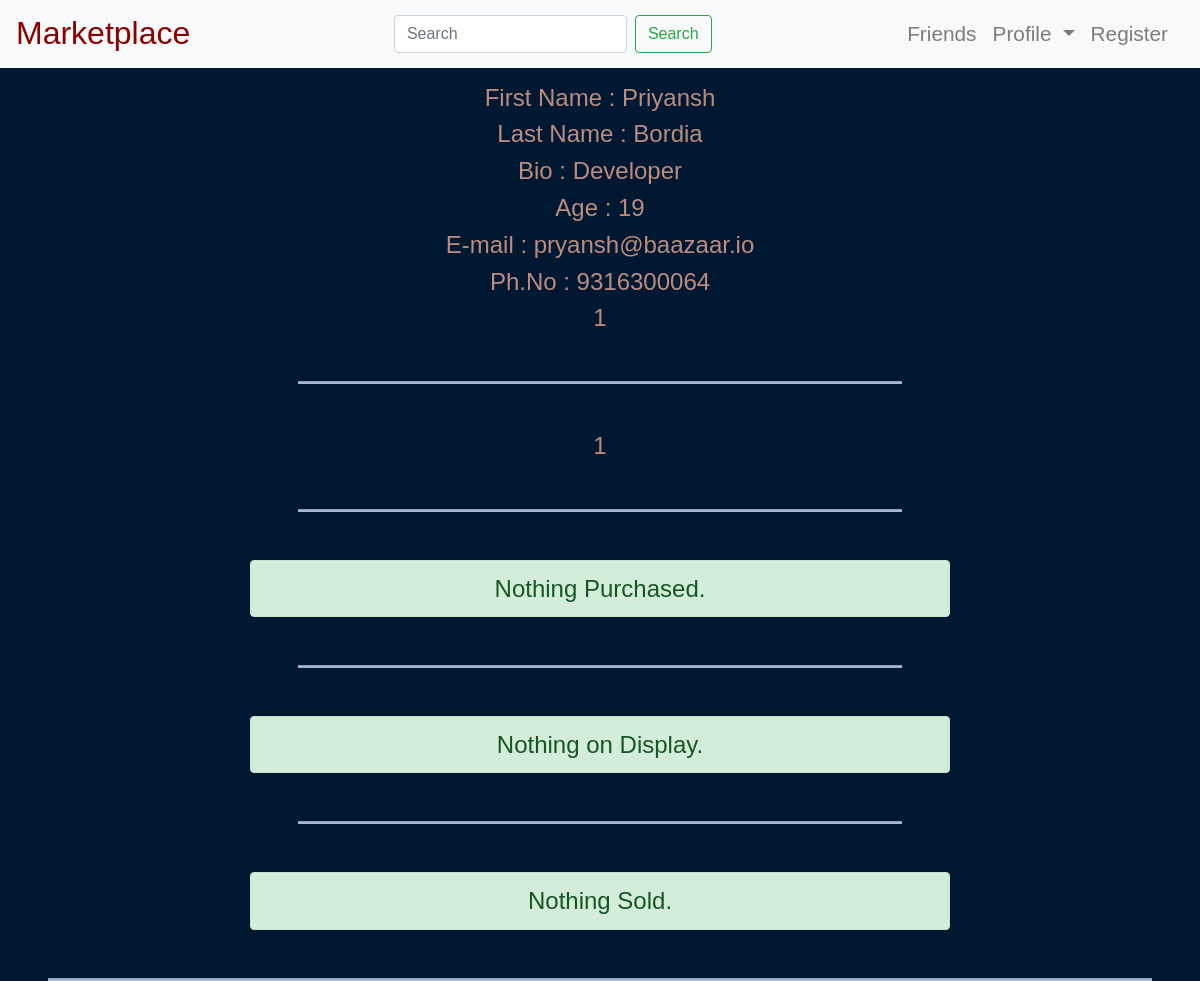
The app's page /person/3, older data.
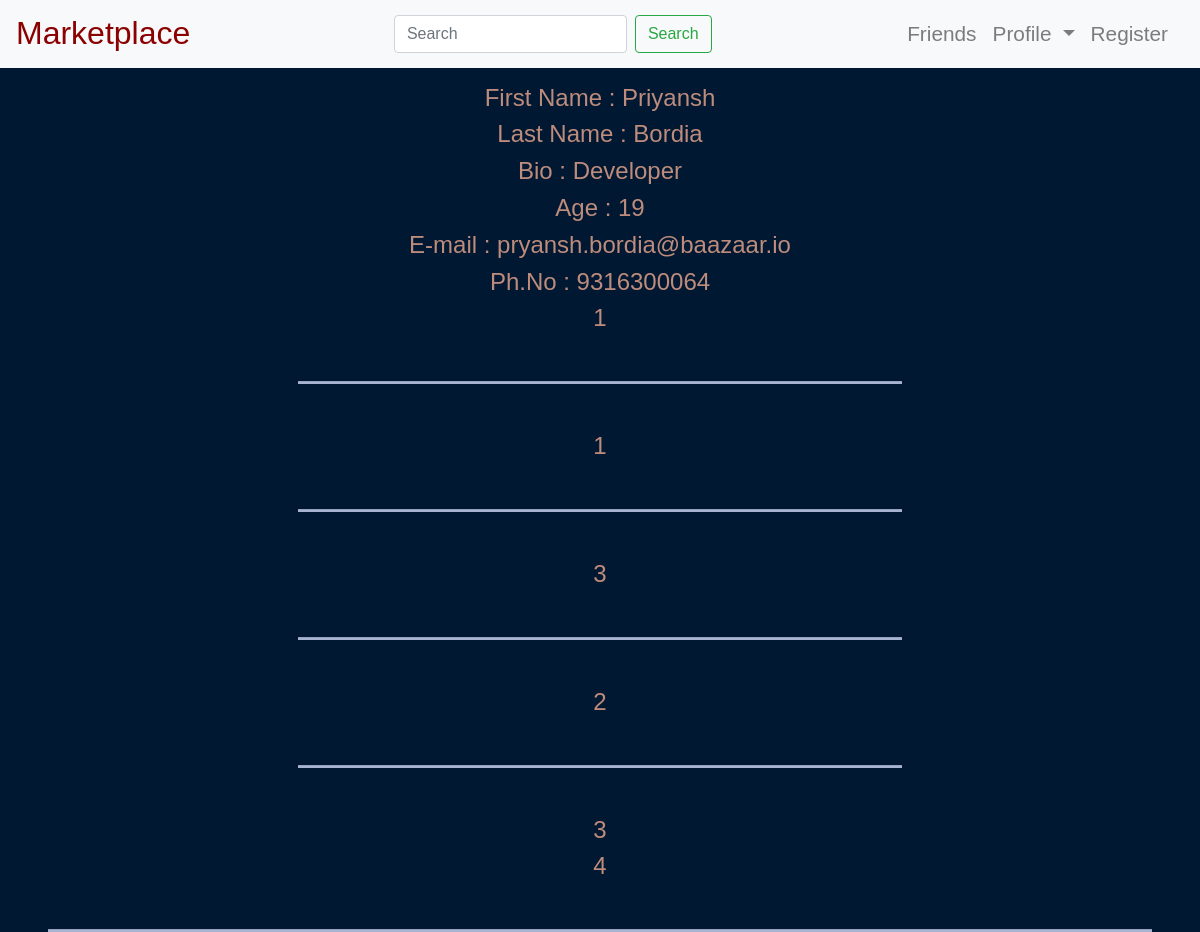
The same page, newer data.
### circle/models.py (models this page shows, shortened)
class Person(models.Model):
	options = (('M', 'Male'), ('F', 'Female'), ('X', 'Not Preferred to say'))
	user = models.OneToOneField(User, on_delete=models.CASCADE, related_name="user")
	username = models.CharField(max_length=64, blank=False, null=False, unique=True)
	bio = models.TextField(max_length=500, blank=True, null=False)
	first = models.CharField(max_length=64, blank=False, null=False)
	last = models.CharField(max_length=64, blank=True, null=False)
	age = models.IntegerField(validators=[MinValueValidator(1)], blank=False, null=False, default=1)
	sex = models.CharField(max_length=1, choices=options, blank=False, null=False, default='X')
	email = models.EmailField(blank=False, null=False, unique=True)
	ph_no = models.BigIntegerField(blank=False, null=False, unique=True)
	rented = models.ManyToManyField(Article, blank=True, related_name="rented")
	purchased = models.ManyToManyField(Article, blank=True, related_name="purchased")
	sold = models.ManyToManyField(Article, blank=True, related_name="sold")
	display = models.ManyToManyField(Article, blank=True, related_name="display")
	bookmarked = models.ManyToManyField(Article, blank=True, related_name="bookmarked")
	carted = models.ManyToManyField(Article, blank=True, related_name="carted")
	friends = models.ManyToManyField('self', blank=True, related_name="friends")
	allowsMessage = models.BooleanField(blank=False, null=False, default=True)

class Article(models.Model):
	title = models.CharField(validators=[MinLengthValidator(1)], max_length=64, blank=False, null=False, default="Article")
	description = models.TextField(max_length=255, blank=False, null=False, default="Describe the article...")
	image = models.ImageField(upload_to="images/articles", blank=False, null=False)
	price = models.FloatField(validators=[MinValueValidator(1)], blank=False, null=False)
	tags = models.ManyToManyField(Tag, blank=True, related_name="tags")

### circle/views.py (the view)
# urls.py: path('person/<int:user_id>', views.person, name='person'),
def person(request, user_id):
	user = User.objects.get(pk=user_id)
	person = Person.objects.filter(user=user).first()
	return render(request, "circle/person.html", context={"person": person})

### circle/templates/circle/person.html (shortened to what this page needs)
{% extends "circle/base.html" %}
{% block head %}
{% endblock %}
{% block body %}
	<div class="p mt-3">
		<h4><strong>First Name : </strong> {{ person.first }} </h4>
		<h4><strong>Last Name : </strong> {{ person.last }} </h4>
		<h4><strong>Bio : </strong> {{ person.bio }} </h4>
		<h4><strong>Age : </strong> {{ person.age }} </h4>
		<h4><strong>E-mail : </strong> {{ person.email }} </h4>
		<h4><strong>Ph.No : </strong> {{ person.ph_no }} </h4>
		{% for article in person.rented.all %}
			<h4>{{ article.id }}</h4>
		{% empty %}
			<div class="alert alert-success" role="alert">Nothing Rented.</div>
		{% endfor %}
		<hr>
		{% for article in person.bookmarked.all %}
			<h4>{{ article.id }}</h4>
		{% empty %}
			<div class="alert alert-success" role="alert">Nothing Bookmarks.</div>
		{% endfor %}
		<hr>
		{% for article in person.purchased.all %}
			<h4>{{ article.id }}</h4>
		{% empty %}
			<div class="alert alert-success" role="alert">Nothing Purchased.</div>
		{% endfor %}
		<hr>
		{% for article in person.display.all %}
			<h4>{{ article.id }}</h4>
		{% empty %}
			<div class="alert alert-success" role="alert">Nothing on Display.</div>
		{% endfor %}
		<hr>
		{% for article in person.sold.all %}
			<h4>{{ article.id }}</h4>
		{% empty %}
			<div class="alert alert-success" role="alert">Nothing Sold.</div>
		{% endfor %}
	</div>
{% endblock %}

Row changes from the older to the newer data that the page shows:
changed Person "Priyansh": email "pryansh@baazaar.io" → "pryansh.bordia@baazaar.io"
now on this page (row unchanged): Article: id "3"
now on this page (row unchanged): Article: id "2"
now on this page (row unchanged): Article: id "4"
Text that changed along with them:
text no longer shown: "Nothing Purchased. Nothing on Display. Nothing Sold."
